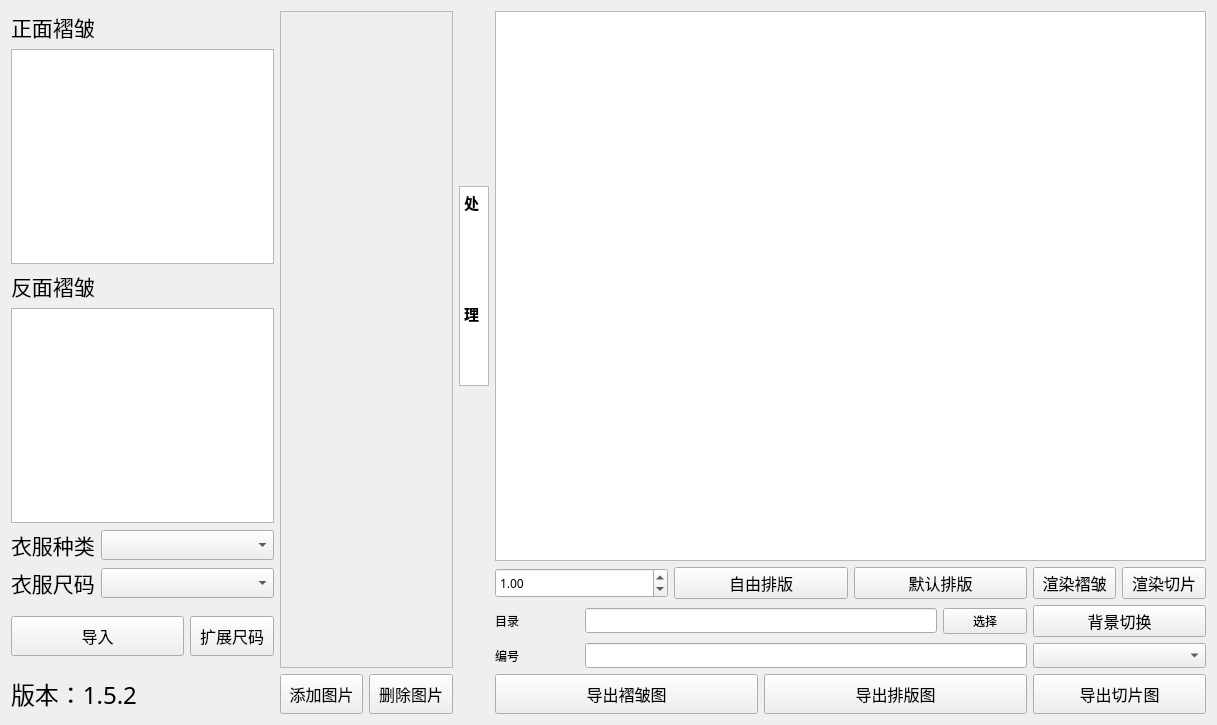
<?xml version="1.0" encoding="UTF-8"?>
<ui version="4.0">
 <class>Form</class>
 <widget class="QWidget" name="Form">
  <property name="enabled">
   <bool>true</bool>
  </property>
  <property name="geometry">
   <rect>
    <x>0</x>
    <y>0</y>
    <width>1217</width>
    <height>725</height>
   </rect>
  </property>
  <property name="minimumSize">
   <size>
    <width>0</width>
    <height>0</height>
   </size>
  </property>
  <property name="maximumSize">
   <size>
    <width>16777215</width>
    <height>16777215</height>
   </size>
  </property>
  <property name="font">
   <font>
    <family>黑体</family>
   </font>
  </property>
  <property name="windowTitle">
   <string>cloth</string>
  </property>
  <layout class="QGridLayout" name="gridLayout" rowstretch="0,0,0,0,0,0,0,0,0,0" columnstretch="0,0,0,0,0,0,0,0,0,0,0,0,0,0">
   <property name="sizeConstraint">
    <enum>QLayout::SetNoConstraint</enum>
   </property>
   <item row="0" column="0">
    <widget class="QLabel" name="label">
     <property name="font">
      <font>
       <family>黑体</family>
       <pointsize>16</pointsize>
      </font>
     </property>
     <property name="text">
      <string>正面褶皱</string>
     </property>
    </widget>
   </item>
   <item row="9" column="9" colspan="3">
    <widget class="QPushButton" name="pushButton_8_paiban">
     <property name="minimumSize">
      <size>
       <width>0</width>
       <height>40</height>
      </size>
     </property>
     <property name="font">
      <font>
       <family>黑体</family>
       <pointsize>12</pointsize>
      </font>
     </property>
     <property name="text">
      <string>导出排版图</string>
     </property>
    </widget>
   </item>
   <item row="7" column="6">
    <widget class="QLabel" name="label_9">
     <property name="text">
      <string>编号</string>
     </property>
    </widget>
   </item>
   <item row="9" column="6" colspan="3">
    <widget class="QPushButton" name="pushButton_7zhezhou">
     <property name="minimumSize">
      <size>
       <width>0</width>
       <height>40</height>
      </size>
     </property>
     <property name="font">
      <font>
       <family>黑体</family>
       <pointsize>12</pointsize>
      </font>
     </property>
     <property name="text">
      <string>导出褶皱图</string>
     </property>
    </widget>
   </item>
   <item row="6" column="2" rowspan="2">
    <widget class="QPushButton" name="pushButton_4">
     <property name="minimumSize">
      <size>
       <width>0</width>
       <height>40</height>
      </size>
     </property>
     <property name="font">
      <font>
       <family>黑体</family>
       <pointsize>12</pointsize>
      </font>
     </property>
     <property name="text">
      <string>扩展尺码</string>
     </property>
    </widget>
   </item>
   <item row="9" column="0" colspan="3">
    <widget class="QLabel" name="label_3">
     <property name="font">
      <font>
       <family>黑体</family>
       <pointsize>18</pointsize>
      </font>
     </property>
     <property name="text">
      <string>版本：1.5.2</string>
     </property>
     <property name="scaledContents">
      <bool>false</bool>
     </property>
    </widget>
   </item>
   <item row="6" column="7" colspan="4">
    <widget class="QLineEdit" name="lineEdit"/>
   </item>
   <item row="6" column="0" rowspan="2" colspan="2">
    <widget class="QPushButton" name="pushButton_3">
     <property name="minimumSize">
      <size>
       <width>0</width>
       <height>40</height>
      </size>
     </property>
     <property name="font">
      <font>
       <family>黑体</family>
       <pointsize>12</pointsize>
      </font>
     </property>
     <property name="text">
      <string>导入</string>
     </property>
    </widget>
   </item>
   <item row="5" column="1" colspan="2">
    <widget class="QComboBox" name="listWidget_size">
     <property name="minimumSize">
      <size>
       <width>0</width>
       <height>30</height>
      </size>
     </property>
    </widget>
   </item>
   <item row="0" column="3" rowspan="8" colspan="2">
    <widget class="QScrollArea" name="scrollArea">
     <property name="minimumSize">
      <size>
       <width>0</width>
       <height>0</height>
      </size>
     </property>
     <property name="horizontalScrollBarPolicy">
      <enum>Qt::ScrollBarAlwaysOff</enum>
     </property>
     <property name="widgetResizable">
      <bool>true</bool>
     </property>
     <widget class="QWidget" name="scrollAreaWidgetContents">
      <property name="geometry">
       <rect>
        <x>0</x>
        <y>0</y>
        <width>171</width>
        <height>659</height>
       </rect>
      </property>
     </widget>
    </widget>
   </item>
   <item row="1" column="0" colspan="3">
    <widget class="QGraphicsView" name="graphicsView_pre_front">
     <property name="sizePolicy">
      <sizepolicy hsizetype="Expanding" vsizetype="Expanding">
       <horstretch>0</horstretch>
       <verstretch>0</verstretch>
      </sizepolicy>
     </property>
     <property name="verticalScrollBarPolicy">
      <enum>Qt::ScrollBarAlwaysOff</enum>
     </property>
     <property name="horizontalScrollBarPolicy">
      <enum>Qt::ScrollBarAlwaysOff</enum>
     </property>
    </widget>
   </item>
   <item row="0" column="6" rowspan="5" colspan="8">
    <widget class="QGraphicsView" name="graphicsView_slc_front">
     <property name="mouseTracking">
      <bool>true</bool>
     </property>
     <property name="verticalScrollBarPolicy">
      <enum>Qt::ScrollBarAlwaysOff</enum>
     </property>
     <property name="horizontalScrollBarPolicy">
      <enum>Qt::ScrollBarAlwaysOff</enum>
     </property>
     <property name="backgroundBrush">
      <brush brushstyle="SolidPattern">
       <color alpha="255">
        <red>0</red>
        <green>0</green>
        <blue>0</blue>
       </color>
      </brush>
     </property>
     <property name="dragMode">
      <enum>QGraphicsView::NoDrag</enum>
     </property>
    </widget>
   </item>
   <item row="6" column="6">
    <widget class="QLabel" name="label_6">
     <property name="text">
      <string>目录</string>
     </property>
    </widget>
   </item>
   <item row="4" column="1" colspan="2">
    <widget class="QComboBox" name="listWidget_class">
     <property name="minimumSize">
      <size>
       <width>0</width>
       <height>30</height>
      </size>
     </property>
    </widget>
   </item>
   <item row="9" column="3">
    <widget class="QPushButton" name="pushButton_5">
     <property name="minimumSize">
      <size>
       <width>0</width>
       <height>40</height>
      </size>
     </property>
     <property name="font">
      <font>
       <family>黑体</family>
       <pointsize>12</pointsize>
      </font>
     </property>
     <property name="text">
      <string>添加图片</string>
     </property>
    </widget>
   </item>
   <item row="5" column="8" colspan="2">
    <widget class="QPushButton" name="pushButton_11">
     <property name="minimumSize">
      <size>
       <width>0</width>
       <height>30</height>
      </size>
     </property>
     <property name="font">
      <font>
       <family>黑体</family>
       <pointsize>12</pointsize>
      </font>
     </property>
     <property name="text">
      <string>自由排版</string>
     </property>
    </widget>
   </item>
   <item row="5" column="6" colspan="2">
    <widget class="QDoubleSpinBox" name="doubleSpinBox">
     <property name="minimumSize">
      <size>
       <width>0</width>
       <height>30</height>
      </size>
     </property>
     <property name="minimum">
      <double>0.000000000000000</double>
     </property>
     <property name="singleStep">
      <double>0.010000000000000</double>
     </property>
     <property name="value">
      <double>1.000000000000000</double>
     </property>
    </widget>
   </item>
   <item row="2" column="0" colspan="2">
    <widget class="QLabel" name="label_2">
     <property name="font">
      <font>
       <family>黑体</family>
       <pointsize>16</pointsize>
      </font>
     </property>
     <property name="text">
      <string>反面褶皱</string>
     </property>
    </widget>
   </item>
   <item row="9" column="12" colspan="2">
    <widget class="QPushButton" name="pushButton_9_qiepian">
     <property name="minimumSize">
      <size>
       <width>0</width>
       <height>40</height>
      </size>
     </property>
     <property name="font">
      <font>
       <family>黑体</family>
       <pointsize>12</pointsize>
      </font>
     </property>
     <property name="text">
      <string>导出切片图</string>
     </property>
    </widget>
   </item>
   <item row="5" column="0">
    <widget class="QLabel" name="label_5">
     <property name="font">
      <font>
       <family>黑体</family>
       <pointsize>16</pointsize>
      </font>
     </property>
     <property name="text">
      <string>衣服尺码</string>
     </property>
    </widget>
   </item>
   <item row="6" column="11">
    <widget class="QPushButton" name="pushButton">
     <property name="text">
      <string>选择</string>
     </property>
    </widget>
   </item>
   <item row="9" column="4">
    <widget class="QPushButton" name="pushButton_deleteimg">
     <property name="minimumSize">
      <size>
       <width>0</width>
       <height>40</height>
      </size>
     </property>
     <property name="font">
      <font>
       <family>黑体</family>
       <pointsize>12</pointsize>
      </font>
     </property>
     <property name="text">
      <string>删除图片</string>
     </property>
    </widget>
   </item>
   <item row="3" column="0" colspan="3">
    <widget class="QGraphicsView" name="graphicsView_pre_back">
     <property name="autoFillBackground">
      <bool>false</bool>
     </property>
     <property name="verticalScrollBarPolicy">
      <enum>Qt::ScrollBarAlwaysOff</enum>
     </property>
     <property name="horizontalScrollBarPolicy">
      <enum>Qt::ScrollBarAlwaysOff</enum>
     </property>
    </widget>
   </item>
   <item row="1" column="5" rowspan="3">
    <widget class="QTextBrowser" name="textBrowser">
     <property name="minimumSize">
      <size>
       <width>30</width>
       <height>200</height>
      </size>
     </property>
     <property name="maximumSize">
      <size>
       <width>30</width>
       <height>200</height>
      </size>
     </property>
     <property name="verticalScrollBarPolicy">
      <enum>Qt::ScrollBarAlwaysOff</enum>
     </property>
     <property name="horizontalScrollBarPolicy">
      <enum>Qt::ScrollBarAlwaysOff</enum>
     </property>
     <property name="html">
      <string>&lt;!DOCTYPE HTML PUBLIC &quot;-//W3C//DTD HTML 4.0//EN&quot; &quot;http://www.w3.org/TR/REC-html40/strict.dtd&quot;&gt;
&lt;html&gt;&lt;head&gt;&lt;meta name=&quot;qrichtext&quot; content=&quot;1&quot; /&gt;&lt;style type=&quot;text/css&quot;&gt;
p, li { white-space: pre-wrap; }
&lt;/style&gt;&lt;/head&gt;&lt;body style=&quot; font-family:'黑体'; font-size:9pt; font-weight:400; font-style:normal;&quot;&gt;
&lt;p style=&quot; margin-top:0px; margin-bottom:0px; margin-left:0px; margin-right:0px; -qt-block-indent:0; text-indent:0px;&quot;&gt;&lt;span style=&quot; font-family:'SimSun'; font-size:11pt; font-weight:600;&quot;&gt;处&lt;/span&gt;&lt;/p&gt;
&lt;p style=&quot;-qt-paragraph-type:empty; margin-top:0px; margin-bottom:0px; margin-left:0px; margin-right:0px; -qt-block-indent:0; text-indent:0px; font-family:'SimSun'; font-size:11pt; font-weight:600;&quot;&gt;&lt;br /&gt;&lt;/p&gt;
&lt;p style=&quot;-qt-paragraph-type:empty; margin-top:0px; margin-bottom:0px; margin-left:0px; margin-right:0px; -qt-block-indent:0; text-indent:0px; font-family:'SimSun'; font-size:11pt; font-weight:600;&quot;&gt;&lt;br /&gt;&lt;/p&gt;
&lt;p style=&quot;-qt-paragraph-type:empty; margin-top:0px; margin-bottom:0px; margin-left:0px; margin-right:0px; -qt-block-indent:0; text-indent:0px; font-family:'SimSun'; font-size:11pt; font-weight:600;&quot;&gt;&lt;br /&gt;&lt;/p&gt;
&lt;p style=&quot;-qt-paragraph-type:empty; margin-top:0px; margin-bottom:0px; margin-left:0px; margin-right:0px; -qt-block-indent:0; text-indent:0px; font-family:'SimSun'; font-size:11pt; font-weight:600;&quot;&gt;&lt;br /&gt;&lt;/p&gt;
&lt;p style=&quot; margin-top:0px; margin-bottom:0px; margin-left:0px; margin-right:0px; -qt-block-indent:0; text-indent:0px;&quot;&gt;&lt;span style=&quot; font-family:'SimSun'; font-size:11pt; font-weight:600;&quot;&gt;理&lt;/span&gt;&lt;/p&gt;
&lt;p style=&quot;-qt-paragraph-type:empty; margin-top:0px; margin-bottom:0px; margin-left:0px; margin-right:0px; -qt-block-indent:0; text-indent:0px; font-family:'SimSun'; font-size:11pt; font-weight:600;&quot;&gt;&lt;br /&gt;&lt;/p&gt;
&lt;p style=&quot;-qt-paragraph-type:empty; margin-top:0px; margin-bottom:0px; margin-left:0px; margin-right:0px; -qt-block-indent:0; text-indent:0px; font-family:'SimSun'; font-size:11pt; font-weight:600;&quot;&gt;&lt;br /&gt;&lt;/p&gt;
&lt;p style=&quot;-qt-paragraph-type:empty; margin-top:0px; margin-bottom:0px; margin-left:0px; margin-right:0px; -qt-block-indent:0; text-indent:0px; font-family:'SimSun'; font-size:11pt; font-weight:600;&quot;&gt;&lt;br /&gt;&lt;/p&gt;
&lt;p style=&quot;-qt-paragraph-type:empty; margin-top:0px; margin-bottom:0px; margin-left:0px; margin-right:0px; -qt-block-indent:0; text-indent:0px; font-family:'SimSun'; font-size:11pt; font-weight:600;&quot;&gt;&lt;br /&gt;&lt;/p&gt;
&lt;p style=&quot; margin-top:0px; margin-bottom:0px; margin-left:0px; margin-right:0px; -qt-block-indent:0; text-indent:0px;&quot;&gt;&lt;span style=&quot; font-family:'SimSun'; font-size:11pt; font-weight:600;&quot;&gt;区&lt;/span&gt;&lt;/p&gt;&lt;/body&gt;&lt;/html&gt;</string>
     </property>
    </widget>
   </item>
   <item row="7" column="7" colspan="5">
    <widget class="QLineEdit" name="lineEdit_2"/>
   </item>
   <item row="4" column="0">
    <widget class="QLabel" name="label_4">
     <property name="font">
      <font>
       <family>黑体</family>
       <pointsize>16</pointsize>
      </font>
     </property>
     <property name="text">
      <string>衣服种类</string>
     </property>
    </widget>
   </item>
   <item row="6" column="12" colspan="2">
    <widget class="QPushButton" name="pushButton_14">
     <property name="minimumSize">
      <size>
       <width>0</width>
       <height>20</height>
      </size>
     </property>
     <property name="font">
      <font>
       <family>黑体</family>
       <pointsize>12</pointsize>
      </font>
     </property>
     <property name="text">
      <string>背景切换</string>
     </property>
    </widget>
   </item>
   <item row="7" column="12" colspan="2">
    <widget class="QComboBox" name="listWidget_size_3"/>
   </item>
   <item row="5" column="10" colspan="2">
    <widget class="QPushButton" name="pushButton_10">
     <property name="minimumSize">
      <size>
       <width>0</width>
       <height>30</height>
      </size>
     </property>
     <property name="font">
      <font>
       <family>黑体</family>
       <pointsize>12</pointsize>
      </font>
     </property>
     <property name="text">
      <string>默认排版</string>
     </property>
    </widget>
   </item>
   <item row="5" column="12">
    <widget class="QPushButton" name="pushButton_13">
     <property name="minimumSize">
      <size>
       <width>0</width>
       <height>30</height>
      </size>
     </property>
     <property name="font">
      <font>
       <family>黑体</family>
       <pointsize>12</pointsize>
      </font>
     </property>
     <property name="text">
      <string>渲染褶皱</string>
     </property>
    </widget>
   </item>
   <item row="5" column="13">
    <widget class="QPushButton" name="pushButton_2">
     <property name="minimumSize">
      <size>
       <width>0</width>
       <height>30</height>
      </size>
     </property>
     <property name="font">
      <font>
       <pointsize>12</pointsize>
      </font>
     </property>
     <property name="text">
      <string>渲染切片</string>
     </property>
    </widget>
   </item>
  </layout>
 </widget>
 <resources/>
 <connections>
  <connection>
   <sender>pushButton_3</sender>
   <signal>clicked()</signal>
   <receiver>Form</receiver>
   <slot>import_mat()</slot>
   <hints>
    <hint type="sourcelabel">
     <x>99</x>
     <y>686</y>
    </hint>
    <hint type="destinationlabel">
     <x>18</x>
     <y>670</y>
    </hint>
   </hints>
  </connection>
  <connection>
   <sender>pushButton_5</sender>
   <signal>clicked()</signal>
   <receiver>Form</receiver>
   <slot>add_image()</slot>
   <hints>
    <hint type="sourcelabel">
     <x>382</x>
     <y>725</y>
    </hint>
    <hint type="destinationlabel">
     <x>268</x>
     <y>760</y>
    </hint>
   </hints>
  </connection>
  <connection>
   <sender>pushButton_deleteimg</sender>
   <signal>clicked()</signal>
   <receiver>Form</receiver>
   <slot>delete_image()</slot>
   <hints>
    <hint type="sourcelabel">
     <x>505</x>
     <y>763</y>
    </hint>
    <hint type="destinationlabel">
     <x>494</x>
     <y>760</y>
    </hint>
   </hints>
  </connection>
  <connection>
   <sender>listWidget_class</sender>
   <signal>currentIndexChanged(QString)</signal>
   <receiver>Form</receiver>
   <slot>select_model()</slot>
   <hints>
    <hint type="sourcelabel">
     <x>284</x>
     <y>625</y>
    </hint>
    <hint type="destinationlabel">
     <x>89</x>
     <y>493</y>
    </hint>
   </hints>
  </connection>
  <connection>
   <sender>listWidget_size</sender>
   <signal>currentIndexChanged(QString)</signal>
   <receiver>Form</receiver>
   <slot>select_size()</slot>
   <hints>
    <hint type="sourcelabel">
     <x>233</x>
     <y>639</y>
    </hint>
    <hint type="destinationlabel">
     <x>231</x>
     <y>599</y>
    </hint>
   </hints>
  </connection>
  <connection>
   <sender>doubleSpinBox</sender>
   <signal>valueChanged(double)</signal>
   <receiver>Form</receiver>
   <slot>change_scale()</slot>
   <hints>
    <hint type="sourcelabel">
     <x>742</x>
     <y>661</y>
    </hint>
    <hint type="destinationlabel">
     <x>829</x>
     <y>380</y>
    </hint>
   </hints>
  </connection>
  <connection>
   <sender>pushButton_10</sender>
   <signal>clicked()</signal>
   <receiver>Form</receiver>
   <slot>default_slice()</slot>
   <hints>
    <hint type="sourcelabel">
     <x>1145</x>
     <y>661</y>
    </hint>
    <hint type="destinationlabel">
     <x>1070</x>
     <y>671</y>
    </hint>
   </hints>
  </connection>
  <connection>
   <sender>pushButton_11</sender>
   <signal>clicked()</signal>
   <receiver>Form</receiver>
   <slot>free_slice()</slot>
   <hints>
    <hint type="sourcelabel">
     <x>944</x>
     <y>661</y>
    </hint>
    <hint type="destinationlabel">
     <x>1073</x>
     <y>704</y>
    </hint>
   </hints>
  </connection>
  <connection>
   <sender>pushButton_7zhezhou</sender>
   <signal>clicked()</signal>
   <receiver>Form</receiver>
   <slot>output_rander()</slot>
   <hints>
    <hint type="sourcelabel">
     <x>800</x>
     <y>730</y>
    </hint>
    <hint type="destinationlabel">
     <x>717</x>
     <y>686</y>
    </hint>
   </hints>
  </connection>
  <connection>
   <sender>lineEdit</sender>
   <signal>editingFinished()</signal>
   <receiver>Form</receiver>
   <slot>textDir()</slot>
   <hints>
    <hint type="sourcelabel">
     <x>813</x>
     <y>671</y>
    </hint>
    <hint type="destinationlabel">
     <x>673</x>
     <y>729</y>
    </hint>
   </hints>
  </connection>
  <connection>
   <sender>lineEdit_2</sender>
   <signal>editingFinished()</signal>
   <receiver>Form</receiver>
   <slot>textCode()</slot>
   <hints>
    <hint type="sourcelabel">
     <x>1145</x>
     <y>717</y>
    </hint>
    <hint type="destinationlabel">
     <x>703</x>
     <y>751</y>
    </hint>
   </hints>
  </connection>
  <connection>
   <sender>pushButton</sender>
   <signal>clicked()</signal>
   <receiver>Form</receiver>
   <slot>chooseDir()</slot>
   <hints>
    <hint type="sourcelabel">
     <x>1120</x>
     <y>669</y>
    </hint>
    <hint type="destinationlabel">
     <x>1026</x>
     <y>707</y>
    </hint>
   </hints>
  </connection>
  <connection>
   <sender>pushButton_14</sender>
   <signal>clicked()</signal>
   <receiver>Form</receiver>
   <slot>select_color()</slot>
   <hints>
    <hint type="sourcelabel">
     <x>1185</x>
     <y>676</y>
    </hint>
    <hint type="destinationlabel">
     <x>728</x>
     <y>654</y>
    </hint>
   </hints>
  </connection>
  <connection>
   <sender>pushButton_8_paiban</sender>
   <signal>clicked()</signal>
   <receiver>Form</receiver>
   <slot>output_compose()</slot>
   <hints>
    <hint type="sourcelabel">
     <x>986</x>
     <y>739</y>
    </hint>
    <hint type="destinationlabel">
     <x>925</x>
     <y>763</y>
    </hint>
   </hints>
  </connection>
  <connection>
   <sender>pushButton_9_qiepian</sender>
   <signal>clicked()</signal>
   <receiver>Form</receiver>
   <slot>output_slice()</slot>
   <hints>
    <hint type="sourcelabel">
     <x>1182</x>
     <y>744</y>
    </hint>
    <hint type="destinationlabel">
     <x>1146</x>
     <y>764</y>
    </hint>
   </hints>
  </connection>
  <connection>
   <sender>pushButton_13</sender>
   <signal>clicked()</signal>
   <receiver>Form</receiver>
   <slot>rand_btn()</slot>
   <hints>
    <hint type="sourcelabel">
     <x>1245</x>
     <y>661</y>
    </hint>
    <hint type="destinationlabel">
     <x>1354</x>
     <y>606</y>
    </hint>
   </hints>
  </connection>
  <connection>
   <sender>listWidget_size_3</sender>
   <signal>currentIndexChanged(QString)</signal>
   <receiver>Form</receiver>
   <slot>select_size()</slot>
   <hints>
    <hint type="sourcelabel">
     <x>1273</x>
     <y>703</y>
    </hint>
    <hint type="destinationlabel">
     <x>1357</x>
     <y>727</y>
    </hint>
   </hints>
  </connection>
  <connection>
   <sender>pushButton_2</sender>
   <signal>clicked()</signal>
   <receiver>Form</receiver>
   <slot>rand_slice()</slot>
   <hints>
    <hint type="sourcelabel">
     <x>1319</x>
     <y>655</y>
    </hint>
    <hint type="destinationlabel">
     <x>1352</x>
     <y>574</y>
    </hint>
   </hints>
  </connection>
 </connections>
 <slots>
  <slot>select_model()</slot>
  <slot>select_size()</slot>
  <slot>import_mat()</slot>
  <slot>add_image()</slot>
  <slot>delete_image()</slot>
  <slot>output_rander()</slot>
  <slot>output_mat()</slot>
  <slot>change_scale()</slot>
  <slot>test()</slot>
  <slot>default_slice()</slot>
  <slot>free_slice()</slot>
  <slot>chooseDir()</slot>
  <slot>textCode()</slot>
  <slot>textDir()</slot>
  <slot>render_choose()</slot>
  <slot>moveUpDown()</slot>
  <slot>select_color()</slot>
  <slot>xuanran()</slot>
  <slot>output_compose()</slot>
  <slot>output_slice()</slot>
  <slot>add_size()</slot>
  <slot>rand_btn()</slot>
  <slot>rand_slice()</slot>
 </slots>
</ui>
